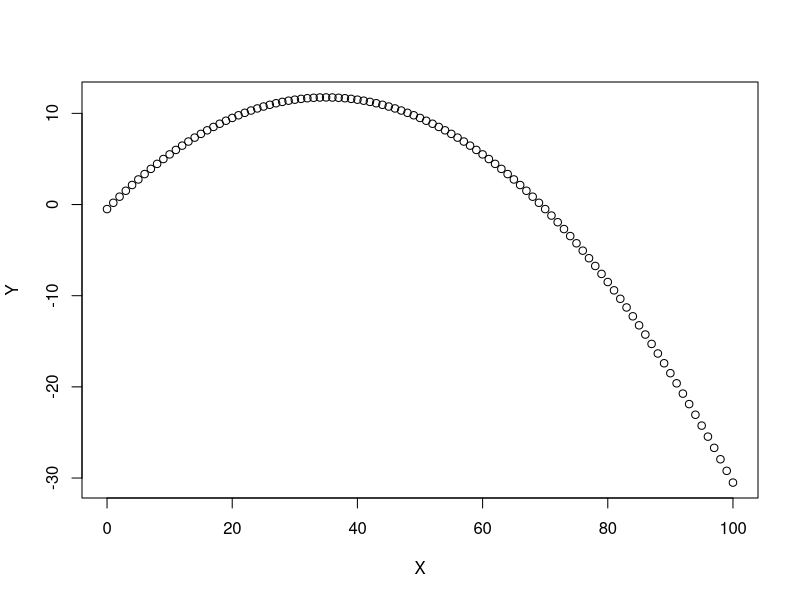
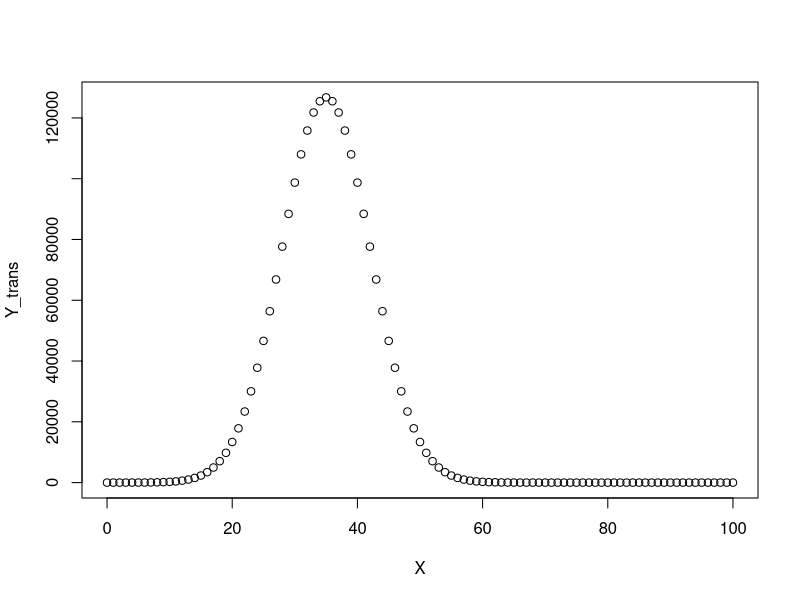
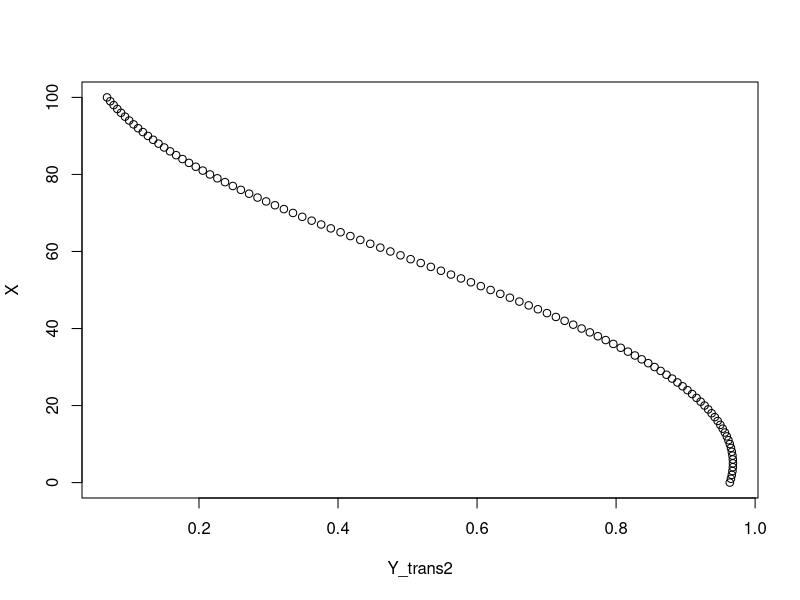
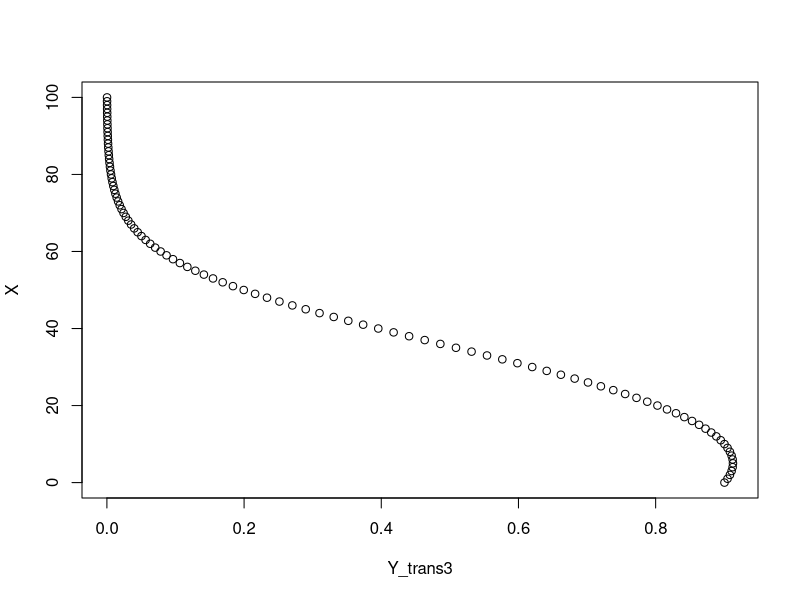
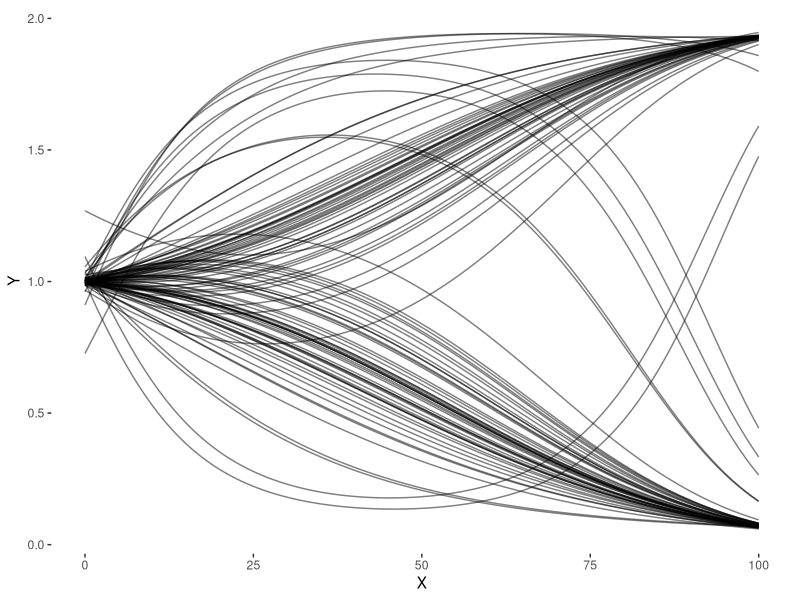

These figures' R source, in order:
# test for how to generate random polynomials

int <- -.5
cov1 <- .7
cov2 <- -.01

X <- 0:100

Y <- int + cov1*X + cov2*(X^2)

Y_trans <- exp(int + cov1*X + cov2*(X^2))

plot(X,Y)

plot(X,Y_trans)

int <- -.2
cov1 <- .01
cov2 <- -.001
X_out <- int + cov1*X + cov2*(X^2)
de_X_out <- X_out/sd(X_out)
Y_trans2 <- 2*plogis(de_X_out)
Y_trans3 <- 2*plogis(X_out)
plot(Y_trans2,X)
plot(Y_trans3,X)

# simulate some of these bad boys
require(dplyr)
all_out <- lapply(1:100, function(i) {
  int <- runif(1,-.3,.3)
  cov1 <- runif(1,-.3,.3)
  cov2 <- runif(1,-.01,.01)
  
  X_out <- int + cov1*X + cov2*(X^2)
  X_out <- X_out/sd(X_out)
  return(tibble(X=X,
                Y=2*plogis(X_out),
                iter=i))
}) %>% bind_rows

require(ggplot2)

all_out %>% 
  ggplot(aes(y=Y,x=X)) +
  geom_line(aes(group=iter),
            alpha=0.5) +
  theme(panel.background = element_blank())
